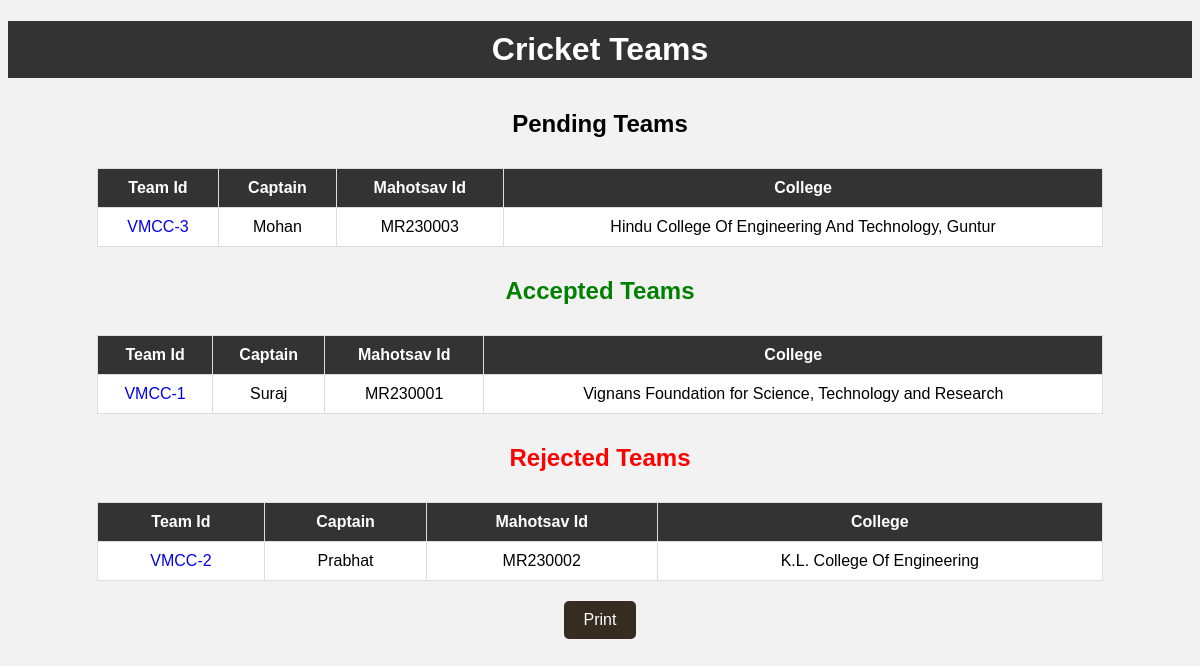
The app's page /cricReport.php with its own data.
### tables this page shows
CREATE TABLE `cricket` (
  `id` varchar(500) NOT NULL,
  `college` varchar(500) NOT NULL,
  `stid` varchar(500) NOT NULL,
  `captain` varchar(255) NOT NULL,
  `mhid` varchar(255) NOT NULL,
  `email` varchar(500) NOT NULL,
  `phone` bigint(255) NOT NULL,
  `bonafide` longblob NOT NULL,
  `paymentcpy` longblob NOT NULL,
  `utr` bigint(255) DEFAULT NULL,
  `dateofpay` date DEFAULT NULL,
  `status` varchar(255) NOT NULL DEFAULT 'Pending',
  `bonafide_name` varchar(255) NOT NULL,
  `paymentcpy_name` varchar(255) NOT NULL
);

### cricReport.php (the view, shortened to what this page needs)
<!DOCTYPE html>
<html lang="en">
<head>
    <link rel="stylesheet" href="cricStyle.css">
</head>
<body>
</body>
</html>
<?php
include("connection.php");
echo "<h1>Cricket Teams</h1>";
echo "<h2>Pending Teams</h2>";
$sql="select * from cricket where status='Pending' or status='On Hold'";
$result=mysqli_query($con,$sql);
if ($result) {
    if (mysqli_num_rows($result) > 0) {
        echo "<table>";
        echo "<thead><th>Team Id</th><th>Captain</th><th>Mahotsav Id</th><th>College</th></thead>";
        while ($row = mysqli_fetch_assoc($result)) {
            echo "<tr>";
            echo "<td>" . '<a href="cricTeamMembers.php?id=' . $row['id'] . '" style="text-decoration:none;">' . $row['id'] . '</a>' . "</td>";
            echo "<td>" . $row['captain'] . "</td>";
            echo "<td>" . $row['mhid'] . "</td>";
            echo "<td>" . $row['college'] . "</td>";
            echo "</tr>";
        }
        echo "</table>";
    } else {
        echo "<p>No pending teams found.</p>";
    }
} else {
    echo "Error: " . $sql . "<br>" . mysqli_error($con);
}
echo "<h2 style='color: green'>Accepted Teams</h2>";
$sql="select * from cricket where status='Accepted'";
$result=mysqli_query($con,$sql);
if ($result) {
    if (mysqli_num_rows($result) > 0) {
        echo "<table>";
        echo "<thead><th>Team Id</th><th>Captain</th><th>Mahotsav Id</th><th>College</th></thead>";
        while ($row = mysqli_fetch_assoc($result)) {
            echo "<tr>";
            echo "<td>" . '<a href="cricTeamMembers.php?id=' . $row['id'] . '" style="text-decoration:none;">' . $row['id'] . '</a>' . "</td>";
            echo "<td>" . $row['captain'] . "</td>";
            echo "<td>" . $row['mhid'] . "</td>";
            echo "<td>" . $row['college'] . "</td>";
            echo "</tr>";
        }
        echo "</table>";
    } else {
        echo "<p>No Accepted teams found.</p>";
    }
} else {
    echo "Error: " . $sql . "<br>" . mysqli_error($con);
}
echo "<h2 style='color: red'>Rejected Teams</h2>";
$sql="select * from cricket where status='Rejected'";
$result=mysqli_query($con,$sql);
if ($result) {
    if (mysqli_num_rows($result) > 0) {
        echo "<table>";
        echo "<thead><th>Team Id</th><th>Captain</th><th>Mahotsav Id</th><th>College</th></thead>";
        while ($row = mysqli_fetch_assoc($result)) {
            echo "<tr>";
            echo "<td>" . '<a href="cricTeamMembers.php?id=' . $row['id'] . '" style="text-decoration:none;">' . $row['id'] . '</a>' . "</td>";
            echo "<td>" . $row['captain'] . "</td>";
            echo "<td>" . $row['mhid'] . "</td>";
            echo "<td>" . $row['college'] . "</td>";
            echo "</tr>";
        }
        echo "</table>";
    } else {
        echo "<p>No Rejected teams found.</p>";
    }
} else {
    echo "Error: " . $sql . "<br>" . mysqli_error($con);
}
echo '<div class="print-button">
    <button id="print">Print</button>
</div>';
?>

### cricStyle.css (style rules this page uses)
body { font-family: Arial, sans-serif; background-color: #f2f2f2; margin-top: 15px; padding: 0; }
h1 { background-color: #333; color: white; text-align: center; padding: 10px; }
h2 { color: black; text-align: center; padding: 10px; }
table { width: 85%; margin: 20px auto; border-collapse: collapse; background-color: white; }
table, th, td { border: 1px solid #ddd; }
th, td { padding: 10px; text-align: center; }
th { background-color: #333; color: white; }
.print-button { text-align: center; }
.print-button button { background-color: #362c22; color: white; padding: 10px 20px; border: none; border-radius: 5px; cursor: pointer; font-size: 16px; }

### records on screen
cricket: id "VMCC-3", captain "Mohan", mhid "MR230003", college "Hindu College Of Engineering And Technology, Guntur"
cricket: id "VMCC-1", captain "Suraj", mhid "MR230001", college "Vignans Foundation for Science, Technology and Research"
cricket: id "VMCC-2", captain "Prabhat", mhid "MR230002", college "K.L. College Of Engineering"
